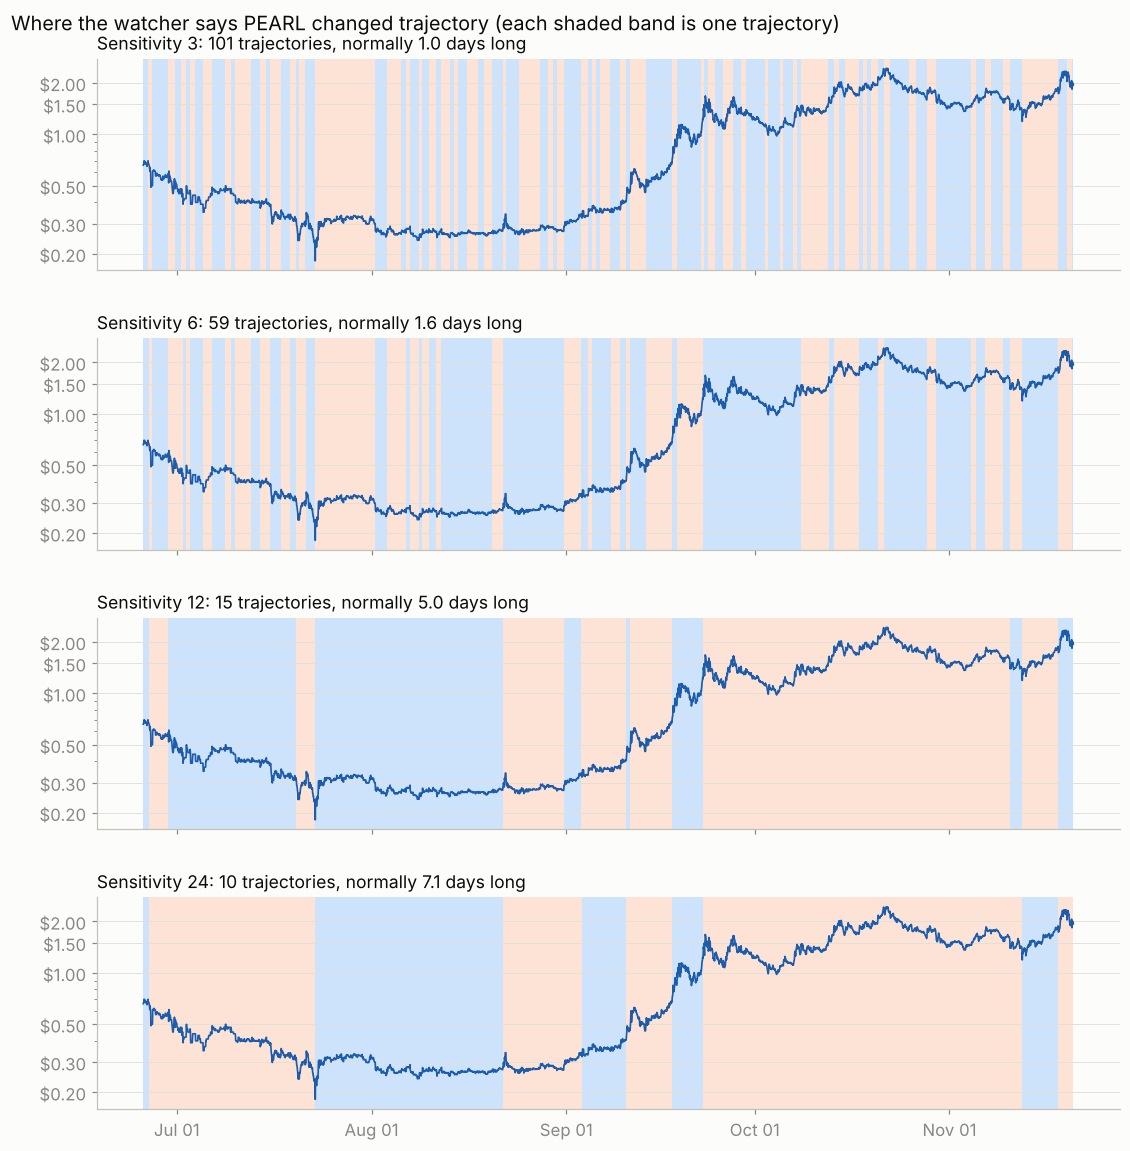

This chart was generated by the following Python code:
#!/usr/bin/env python3
"""
Split PEARL's price history into trajectories with a watcher that only looks backwards.

Every hour:
  r  = % price change over the hour
  mu, sigma = average and spread of r since the current trajectory began (its direction/speed
              and its usual instability), measured on the hours before this one
  z  = (r - mu) / sigma                       how unusual this hour is
  W  = max(0, W + z^2 - 1 - k)                adds up instability higher than usual
  S+ = max(0, S+ + z - k),  S- = max(0, S- - z - k)   adds up a change of direction
When W, S+ or S- passes the sensitivity level h, the trajectory is over. The new one starts
where that sum last stood at zero (where the change began). The first MIN_HOURS of a
trajectory only measure it; nothing is checked yet.

    python3 trajectories.py            # -> trajectories.png, data/trajectories.csv
"""
import csv

import numpy as np
import pandas as pd

K = 0.5               # small wobbles below half a usual step are ignored
MIN_HOURS = 12        # hours needed before a trajectory's average and spread mean anything
LEVELS = [3, 6, 12, 24]


def hourly(path="data/PEARL-USDT_min1.csv"):
    df = pd.read_csv(path, parse_dates=["time"]).set_index("time")
    c = df["close"].resample("1h").last().dropna()
    return c


def split(c, h, k=K, min_hours=MIN_HOURS):
    """Returns a list of (start_hour_index, end_hour_index) trajectories."""
    r = 100 * np.diff(np.log(c.values))            # % change each hour (index i = hour i+1)
    segs, start = [], 0
    W = Sp = Sm = 0.0
    zeroW = zeroP = zeroM = 0
    i = 0
    while i < len(r):
        n = i - start
        if n < min_hours:
            i += 1
            continue
        past = r[start:i]
        mu, sd = past.mean(), past.std(ddof=1)
        z = (r[i] - mu) / sd if sd > 0 else 0.0
        W = max(0.0, W + z * z - 1 - k)
        Sp = max(0.0, Sp + z - k)
        Sm = max(0.0, Sm - z - k)
        if W == 0:
            zeroW = i + 1
        if Sp == 0:
            zeroP = i + 1
        if Sm == 0:
            zeroM = i + 1
        fired = [(zeroW, W), (zeroP, Sp), (zeroM, Sm)]
        hit = [zp for zp, v in fired if v > h]
        if hit:
            new_start = max(start + min_hours, min(hit))   # where the change began
            segs.append((start, new_start))
            start = new_start
            W = Sp = Sm = 0.0
            zeroW = zeroP = zeroM = start
            i = start
            continue
        i += 1
    segs.append((start, len(r)))
    return r, segs


def describe(c, r, segs):
    rows = []
    for a, b in segs:
        part = r[a:b]
        hours = b - a
        rows.append({
            "start": c.index[a], "end": c.index[min(b, len(c) - 1)], "days": hours / 24,
            "price_change_%": (c.values[min(b, len(c) - 1)] / c.values[a] - 1) * 100,
            "direction_%_per_day": part.mean() * 24,
            "instability_%_per_hour": part.std(ddof=1) if hours > 1 else 0.0,
        })
    return rows


def main():
    c = hourly()
    print(f"{c.index[0]:%b %d} -> {c.index[-1]:%b %d}: {len(c):,} hours")
    results = {}
    for h in LEVELS:
        r, segs = split(c, h)
        rows = describe(c, r, segs)
        results[h] = (segs, rows)
        days = np.array([x["days"] for x in rows])
        print(f"\nsensitivity h={h:<3} {len(segs):>3} trajectories   length: normal {np.median(days):.1f} days, "
              f"shortest {days.min():.1f}, longest {days.max():.1f}")
        for x in rows:
            print(f"   {x['start']:%b %d %H:%M} - {x['end']:%b %d %H:%M}  {x['days']:5.1f} d  "
                  f"price {x['price_change_%']:+6.0f}%  direction {x['direction_%_per_day']:+6.1f}%/day  "
                  f"instability {x['instability_%_per_hour']:4.1f}%/h")
    with open("data/trajectories.csv", "w", newline="") as f:
        w = csv.writer(f)
        w.writerow(["sensitivity_h", "start", "end", "days", "price_change_%", "direction_%_per_day",
                    "instability_%_per_hour"])
        for h, (_, rows) in results.items():
            for x in rows:
                w.writerow([h, f"{x['start']:%Y-%m-%d %H:%M}", f"{x['end']:%Y-%m-%d %H:%M}", round(x["days"], 2),
                            round(x["price_change_%"], 1), round(x["direction_%_per_day"], 2),
                            round(x["instability_%_per_hour"], 2)])
    plot(c, results)


def plot(c, results):
    import matplotlib
    matplotlib.use("Agg")
    import matplotlib.dates as mdates
    import matplotlib.pyplot as plt

    surface, ink, ink2, muted, gridc = "#fcfcfb", "#0b0b0b", "#52514e", "#898781", "#e1e0d9"
    fills = ["#cde2fb", "#fde3d6"]
    plt.rcParams.update({"font.size": 11, "text.color": ink, "axes.labelcolor": ink2,
                         "xtick.color": muted, "ytick.color": muted, "axes.edgecolor": "#c3c2b7"})
    fig, axes = plt.subplots(len(results), 1, figsize=(12, 3.1 * len(results)), facecolor=surface, sharex=True,
                             gridspec_kw={"hspace": 0.32})
    for ax, (h, (segs, rows)) in zip(axes, results.items()):
        ax.set_facecolor(surface)
        for n, (a, b) in enumerate(segs):
            ax.axvspan(c.index[a], c.index[min(b, len(c) - 1)], color=fills[n % 2], lw=0, zorder=0)
        ax.plot(c.index, c.values, color="#1c5cab", lw=1.1, zorder=2)
        ax.set_yscale("log")
        ax.yaxis.set_major_formatter(matplotlib.ticker.FuncFormatter(lambda v, _: f"${v:.2f}"))
        ax.yaxis.set_minor_formatter(matplotlib.ticker.NullFormatter())
        ax.set_yticks([0.2, 0.3, 0.5, 1.0, 1.5, 2.0])
        days = np.median([x["days"] for x in rows])
        ax.set_title(f"Sensitivity {h}: {len(segs)} trajectories, normally {days:.1f} days long",
                     loc="left", fontsize=11.5)
        ax.grid(axis="y", color=gridc, lw=0.6)
        for side in ("top", "right"):
            ax.spines[side].set_visible(False)
    axes[-1].xaxis.set_major_formatter(mdates.DateFormatter("%b %d"))
    fig.suptitle("Where the watcher says PEARL changed trajectory (each shaded band is one trajectory)",
                 x=0.06, ha="left", fontsize=13, y=0.915)
    fig.savefig("trajectories.png", dpi=110, facecolor=surface, bbox_inches="tight")
    print("\nsaved trajectories.png")


if __name__ == "__main__":
    main()
